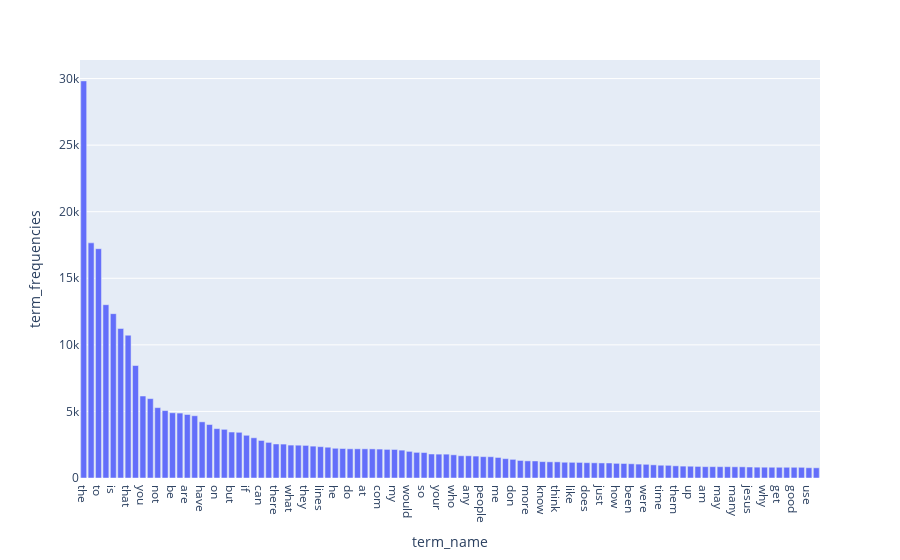

The notebook cell saved with this chart:
### Markdown cell above
### >>> Exercise 15 (take home):
Additionally, you can attempt to sort the terms on the `x-axis` by frequency instead of in alphabetical order. This way the visualization is more meaninfgul and you will be able to observe the so called [long tail](https://en.wikipedia.org/wiki/Long_tail) (get familiar with this term since it will appear a lot in data mining and other statistics courses). see picture below

![alt txt](https://upload.wikimedia.org/wikipedia/commons/thumb/8/8a/Long_tail.svg/1000px-Long_tail.svg.png)

### Code cell
# Answer here

long_tail_df = pd.DataFrame(
    list(zip(count_vect.get_feature_names(), list(term_frequencies))),
    columns=["term_name", "term_frequencies"]
)
long_tail_df.sort_values(by=["term_frequencies"], ascending=False, inplace=True)
px.bar(long_tail_df[:100], x="term_name", y="term_frequencies")

### Figure 1 — Plotly figure (JSON) as saved in the notebook; plotly's stock layout.template omitted (floating-point values rounded to 4 significant figures)
{"data": [{"alignmentgroup": "True", "hovertemplate": "term_name=%{x}<br>term_frequencies=%{y}<extra></extra>", "legendgroup": "", "marker": {"color": "#636efa", "pattern": {"shape": ""}}, "name": "", "offsetgroup": "", "orientation": "v", "showlegend": false, "textposition": "auto", "type": "bar", "x": ["the", "of", "to", "and", "is", "in", "that", "it", "you", "for", "not", "this", "be", "from", "are", "edu", "have", "as", "on", "with", "but", "or", "if", "was", "can", "we", "there", "by", "what", "subject", "they", "an", "lines", "one", "he", "god", "do", "organization", "at", "re", "com", "about", "my", "all", "would", "will", "so", "some", "your", "no", "who", "has", "any", "writes", "people", "which", "me", "article", "don", "his", "more", "other", "know", "when", "think", "their", "like", "university", "does", "out", "just", "only", "how", "also", "been", "than", "were", "then", "time", "because", "them", "posting", "up", "had", "am", "should", "may", "these", "many", "say", "jesus", "see", "why", "us", "get", "very", "good", "believe", "use", "such"], "xaxis": "x", "y": [29825, 17660, 17222, 13017, 12343, 11226, 10723, 8447, 6157, 5962, 5285, 5063, 4898, 4877, 4769, 4675, 4218, 4015, 3709, 3655, 3453, 3432, 3208, 3020, 2818, 2674, 2556, 2548, 2472, 2464, 2448, 2393, 2353, 2312, 2232, 2216, 2193, 2192, 2191, 2186, 2172, 2148, 2143, 2093, 2000, 1925, 1912, 1802, 1793, 1791, 1742, 1671, 1669, 1645, 1604, 1599, 1543, 1453, 1400, 1318, 1286, 1278, 1230, 1215, 1213, 1184, 1177, 1170, 1151, 1142, 1130, 1127, 1100, 1090, 1068, 1045, 1028, 989, 959, 952, 914, 892, 885, 870, 852, 851, 850, 850, 841, 840, 825, 814, 811, 808, 806, 805, 805, 803, 772, 766], "yaxis": "y"}], "layout": {"barmode": "relative", "legend": {"tracegroupgap": 0}, "margin": {"t": 60}, "xaxis": {"anchor": "y", "domain": [0, 1], "title": {"text": "term_name"}}, "yaxis": {"anchor": "x", "domain": [0, 1], "title": {"text": "term_frequencies"}}}}
